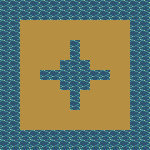

Below is a game level as drawn by its tile map, then a one-line description and the .tmx file that defines it, in full:
An orthogonal 15x15 tile map with 10x10 px tiles, 1 tile layer (Calque de Tuiles 1), 2 tilesets.

<map version="1.10" tiledversion="1.10.2" orientation="orthogonal" renderorder="right-down" width="15" height="15" tilewidth="10" tileheight="10" infinite="0" nextlayerid="2" nextobjectid="1">
 <tileset firstgid="1" source="basetest.tsx" />
 <tileset firstgid="6" source="basetest.tsx" />
 <layer id="1" name="Calque de Tuiles 1" width="15" height="15">
  <data encoding="csv">
77,77,77,77,77,77,77,77,77,77,77,77,77,77,77,
77,77,77,77,77,77,77,77,77,77,77,77,77,77,77,
77,77,6,6,6,6,6,6,6,6,6,6,6,77,77,
77,77,6,6,6,6,6,6,6,6,6,6,6,77,77,
77,77,6,6,6,6,6,77,6,6,6,6,6,77,77,
77,77,6,6,6,6,6,77,6,6,6,6,6,77,77,
77,77,6,6,6,6,77,77,77,6,6,6,6,77,77,
77,77,6,6,77,77,77,77,77,77,77,6,6,77,77,
77,77,6,6,6,6,77,77,77,6,6,6,6,77,77,
77,77,6,6,6,6,6,77,6,6,6,6,6,77,77,
77,77,6,6,6,6,6,77,6,6,6,6,6,77,77,
77,77,6,6,6,6,6,6,6,6,6,6,6,77,77,
77,77,6,6,6,6,6,6,6,6,6,6,6,77,77,
77,77,77,77,77,77,77,77,77,77,77,77,77,77,77,
77,77,77,77,77,77,77,77,77,77,77,77,77,77,77
</data>
 </layer>
</map>
